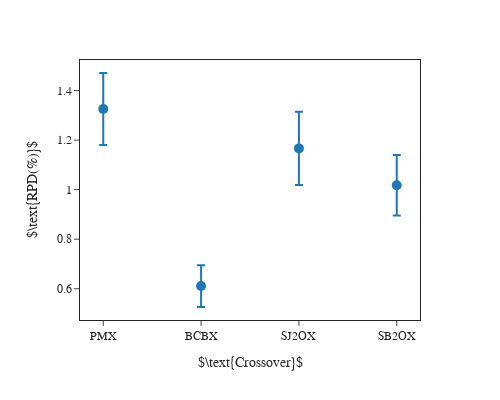

This figure's notebook cell:
### Markdown cell above
### Crossover

### Code cell
fig = single_file_plot(
    "../solutions/xover", 
    ["xover_type"], 
    r"$\text{Crossover}$", 
    r"$\text{RPD(%)}$", 
    "5_crossover"
)

fig.show()

### Figure 1 — Plotly figure (JSON) as saved in the notebook; plotly's stock layout.template omitted (floating-point values rounded to 4 significant figures)
{"data": [{"error_y": {"array": [0.1453, 0.08447, 0.1482, 0.122]}, "hovertemplate": "index=%{x}<br>mean=%{y}<extra></extra>", "legendgroup": "", "marker": {"color": "#1F77B4", "size": 10, "symbol": "circle"}, "mode": "markers", "name": "", "orientation": "v", "showlegend": false, "type": "scatter", "x": ["PMX", "BCBX", "SJ2OX", "SB2OX"], "xaxis": "x", "y": [1.326, 0.6106, 1.167, 1.017], "yaxis": "y"}], "layout": {"font": {"family": "Times New Roman"}, "height": 400, "legend": {"tracegroupgap": 0}, "margin": {"t": 60}, "width": 500, "xaxis": {"anchor": "y", "domain": [0, 1], "mirror": true, "title": {"text": "$\\text{Crossover}$"}, "type": "category"}, "yaxis": {"anchor": "x", "domain": [0, 1], "mirror": true, "title": {"text": "$\\text{RPD(%)}$"}}}}
